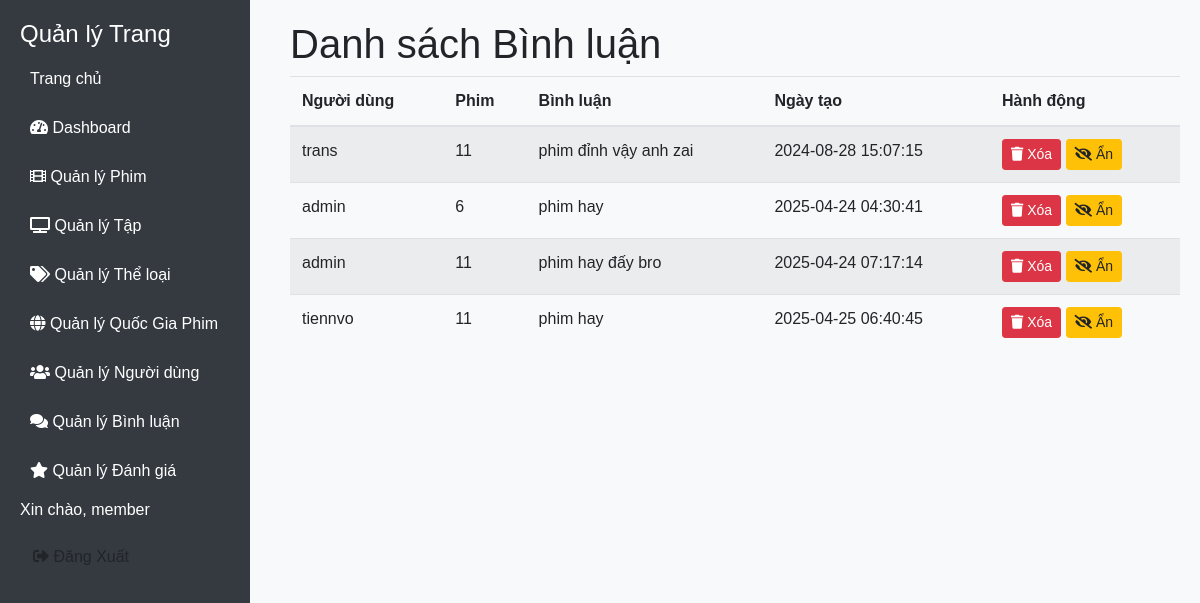
The app's page /admin/manage_comments/index.php (signed in) with its own data.
### tables this page shows
CREATE TABLE `comments` (
  `id` int(11) NOT NULL,
  `user_id` int(11) DEFAULT NULL,
  `movie_id` int(11) DEFAULT NULL,
  `comment` text DEFAULT NULL,
  `created_at` timestamp NOT NULL DEFAULT current_timestamp()
);

CREATE TABLE `users` (
  `id` int(11) NOT NULL,
  `username` varchar(50) NOT NULL,
  `password` varchar(255) NOT NULL,
  `email` varchar(100) NOT NULL,
  `role` enum('admin','trans','user') DEFAULT 'user',
  `money` int(99) NOT NULL DEFAULT 0,
  `total_money` int(99) NOT NULL DEFAULT 0
);

### admin/manage_comments/index.php (the view, shortened to what this page needs)
<?php
include('../dbconnect.php');
?>
<!DOCTYPE html>
<html lang="vi">
<head>
    <link rel="stylesheet" href="https://stackpath.bootstrapcdn.com/bootstrap/4.5.2/css/bootstrap.min.css">
    <link rel="stylesheet" href="https://cdnjs.cloudflare.com/ajax/libs/font-awesome/5.15.4/css/all.min.css">
    <link rel="stylesheet" href="../view/style.css">
</head>
<body>
    <?php include_once('../sidebar.php'); ?>
    <div class="content">
        <h1>Danh sách Bình luận</h1>
        <?php
        $sql = "SELECT comments.id, users.username, comments.movie_id, comments.comment, comments.created_at
                FROM comments
                JOIN users ON comments.user_id = users.id";
        $result = $conn->query($sql);
        ?>
        <table class="table table-striped">
            <thead>
                <tr>
                    <th>Người dùng</th>
                    <th>Phim</th>
                    <th>Bình luận</th>
                    <th>Ngày tạo</th>
                    <th>Hành động</th>
                </tr>
            </thead>
            <tbody>
                <?php
                if ($result->num_rows > 0) {
                    while($row = $result->fetch_assoc()) {
                        echo "<tr>
                                <td>{$row['username']}</td>
                                <td>{$row['movie_id']}</td>
                                <td>{$row['comment']}</td>
                                <td>{$row['created_at']}</td>
                                <td>
                                    <a href='delete.php?id={$row['id']}' class='btn btn-danger btn-sm'><i class='fas fa-trash'></i> Xóa</a>
                                    <a href='hide.php?id={$row['id']}' class='btn btn-warning btn-sm'><i class='fas fa-eye-slash'></i> Ẩn</a>
                                </td>
                            </tr>";
                    }
                } else {
                    echo "<tr><td colspan='5'>Không có dữ liệu</td></tr>";
                }
                ?>
            </tbody>
        </table>
    </div>
</body>
</html>

### admin/view/style.css (style rules this page uses)
body { font-family: Arial, sans-serif; background-color: #f8f9fa; }
.content { margin-left: 270px; padding: 20px; }

### records on screen
comments: user.username "trans", movie "11", comment "phim đỉnh vậy anh zai", created_at "2024-08-28 15:07:15"
comments: user.username "admin", movie "6", comment "phim hay", created_at "2025-04-24 04:30:41"
comments: user.username "admin", movie "11", comment "phim hay đấy bro", created_at "2025-04-24 07:17:14"
comments: user.username "tiennvo", movie "11", comment "phim hay", created_at "2025-04-25 06:40:45"

### other values on screen
$_SESSION['username'] "member"
